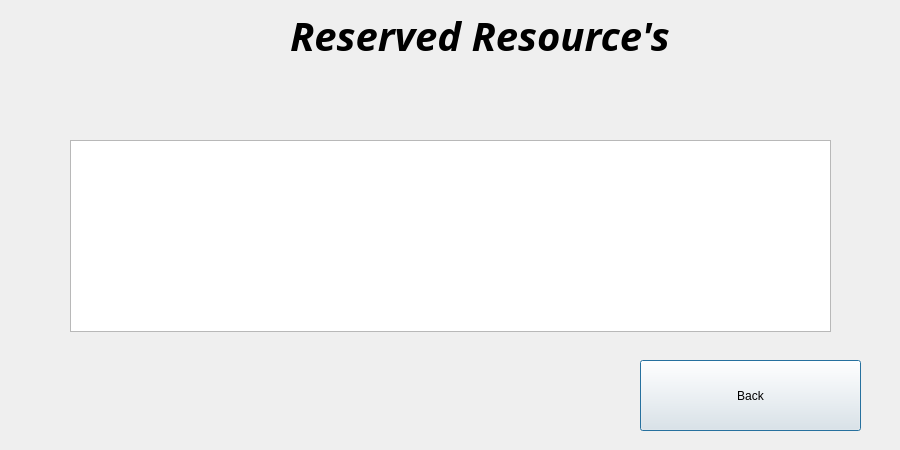
<?xml version="1.0" encoding="UTF-8"?>
<ui version="4.0">
 <class>reservationHistoryWindow</class>
 <widget class="QDialog" name="reservationHistoryWindow">
  <property name="geometry">
   <rect>
    <x>0</x>
    <y>0</y>
    <width>900</width>
    <height>450</height>
   </rect>
  </property>
  <property name="windowTitle">
   <string>Dialog</string>
  </property>
  <widget class="QTableWidget" name="historyTable">
   <property name="geometry">
    <rect>
     <x>70</x>
     <y>140</y>
     <width>761</width>
     <height>192</height>
    </rect>
   </property>
  </widget>
  <widget class="QPushButton" name="back">
   <property name="geometry">
    <rect>
     <x>640</x>
     <y>360</y>
     <width>221</width>
     <height>71</height>
    </rect>
   </property>
   <property name="text">
    <string>Back</string>
   </property>
  </widget>
  <widget class="QLabel" name="label_2">
   <property name="geometry">
    <rect>
     <x>290</x>
     <y>10</y>
     <width>451</width>
     <height>51</height>
    </rect>
   </property>
   <property name="baseSize">
    <size>
     <width>0</width>
     <height>0</height>
    </size>
   </property>
   <property name="font">
    <font>
     <family>Script MT</family>
     <pointsize>30</pointsize>
     <italic>true</italic>
     <bold>true</bold>
    </font>
   </property>
   <property name="text">
    <string>Reserved Resource's</string>
   </property>
  </widget>
 </widget>
 <resources/>
 <connections/>
</ui>
